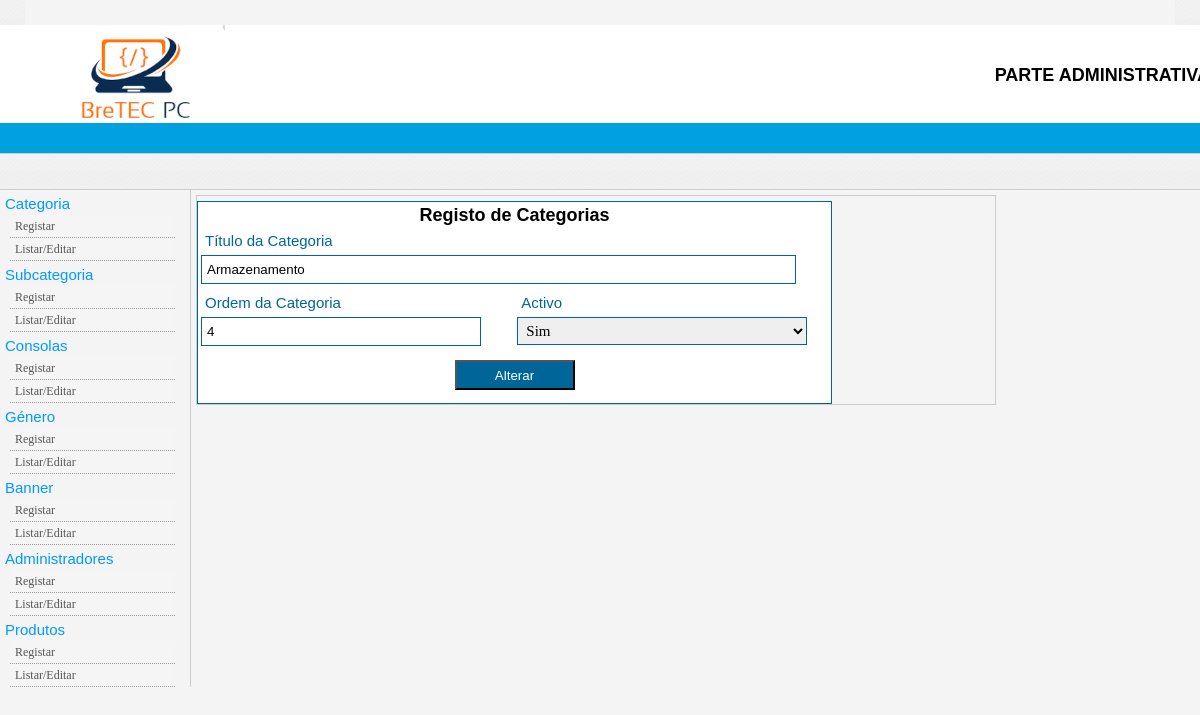
Screenshot of /admin/index.php?link=3&acao=Alterar&id=4 with the database file from the repository.
### tables this page shows
CREATE TABLE `categorias` (
  `id_categoria` int(11) NOT NULL,
  `categoria` varchar(150) NOT NULL,
  `ordem_categoria` int(11) NOT NULL,
  `activo_categoria` varchar(1) NOT NULL DEFAULT 'S'
);

### admin/classes/conexaoMySQL.php (called while the page is built, shortened)
<?php
	class conexaoMySQL
	{
		protected $conexao;
		public function __construct()
		{
			$this->banco		="lojabre";
		}
		function conectar()
		{
	     	$this->conexao = mysqli_connect('localhost', 'root', '', 'lojabre');
		}
		function executarSQL($sql)
		{
			$this->qry = mysqli_query($this->conexao, $sql);
			return $this->qry;
		}
		function listar($qr)
		{
			$this->dados= mysqli_fetch_assoc($qr);
			return $this->dados;
		}
	}
?>

### admin/classes/DadosDoBanco.php (called while the page is built, shortened)
<?php
include_once("conexaoMySQL.php");
class DadosCategoria extends conexaoMySQL{
	private $id, $categoria, $ordem_categoria, $activo_categoria;
	public function setId($id){
		$this->id = $id;
	}
	public function getCategoria(){
		return $this-> categoria;
	}
	public function getOrdemCategoria(){
		return $this-> ordem_categoria;
	}
	public function getAtivo(){
		return $this-> activo_categoria;
	}
public function mostrarCategoria(){
	$sql= "SELECT * FROM categorias WHERE id_categoria= '$this->id'";
	$qry = self::executarSQL($sql);
	$linha = self::listar($qry);
	$this->id 				= $linha["id_categoria"];
	$this->categoria  		= $linha["categoria"];
	$this->ordem_categoria  = $linha["ordem_categoria"];
	$this->activo_categoria  = $linha["activo_categoria"];
}
}
?>

### admin/frm/frm_categorias.php (the view, shortened to what this page needs)
<?php
	@$acao = $_GET["acao"];
	@$id	  = $_GET["id"];
	if($acao !=""){
		include_once("./classes/DadosDoBanco.php");
		$dados = new DadosCategoria();
		$dados->setId($id);
		$dados->mostrarCategoria();
		$txt_titulo = $dados-> getCategoria();
		$txt_ordem 	= $dados-> getOrdemCategoria();
		$txt_ativo  = $dados-> getAtivo();
	}
?>
<div id="formulario">
	<h2> Registo de Categorias </h2>
	<form action="./op/op_categorias.php" method="post" enctype="multipart/form-data">
		<label>
			<span class="titulo">Título da Categoria </span>
			<input type="text" name="txt_titulo" id="txt_titulo" value="<?php echo @$txt_titulo ?>">
		</label>
		<div class="dois-campos">
			<label>
				<span class="titulo">Ordem da Categoria </span>
				<input type="text" name="txt_ordem" id="txt_ordem" value="<?php echo @$txt_ordem ?>">
			</label>
			<label>
				<span class="titulo">Activo </span>
				<select name="txt_ativo" id="txt_ativo">
					<option value="S" <?php if(@$txt_ativo=="S")echo "selected" ?>> Sim </option>
				</select>
			</label>
		</div>
		<input type="submit" value="<?php if ($acao!=""){ echo $acao;} else{echo "Inserir";} ?>" class="botao" />
	</form>
</div>

### admin/estilos.css (style rules this page uses)
* { margin: 0; padding: 0; box-sizing: border-box; font-family: Verdana, Geneva, Tahoma, sans-serif; }
body { font-family: 'Trebuchet MS', 'Lucida Sans Unicode', 'Lucida Grande', 'Lucida Sans', Arial, sans-serif; font-size: 12px; background: #f4f4f4; }
#direito h2 { text-align: center; }
#formulario { width: 635px; padding: 3px; background: #fff; margin-top: 5px; border: 1px solid #069; }
#formulario label { display: block; }
#formulario label span.titulo { font: 15px tahoma, arial, helvetica; color: #069; display: block; float: left; width: 100%; margin: 6px 4px; }
#formulario label input[type=text], #formulario label input[type=password] { padding: 6px 5px; background: #fff; border: solid 1px #069; width: 595px; outline: none; }
#formulario .dois-campos, #formulario .tres-campos { padding: 4px 0; width: 630px; margin-bottom: 3px; }
#formulario .dois-campos label { width: 305px; margin-right: 8px; }
#formulario .dois-campos label { display: inline-table; width: 305px; margin-right: 8px; }
#formulario .dois-campos label input[type=text] { width: 280px; }
#formulario .dois-campos label select { padding: 4px; width: 290px; font: 15px tahoma; border: solid 1px #069; }
#formulario .botao { width: 120px; display: block; height: 30px; margin: 10px auto; cursor: pointer; background: #069; color: #fff; }

### rows the page displays
categorias: txt_titulo "Armazenamento", txt_ordem "4", txt_ativo "Sim"
